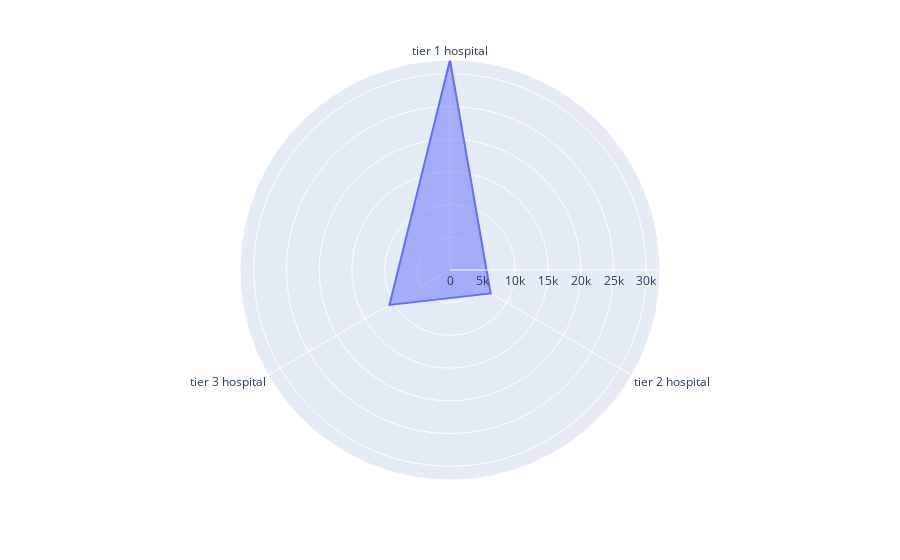

Notebook cell for this chart:
### Code cell
import plotly.express as px
fig = px.line_polar(df, r='r', theta='theta', line_close=True)
fig.update_traces(fill='toself')
fig.show()

### Figure 1 — Plotly figure (JSON) as saved in the notebook; plotly's stock layout.template omitted (floating-point values rounded to 4 significant figures)
{"data": [{"fill": "toself", "hovertemplate": "r=%{r}<br>theta=%{theta}<extra></extra>", "legendgroup": "", "line": {"color": "#636efa", "dash": "solid"}, "marker": {"symbol": "circle"}, "mode": "lines", "name": "", "r": [32100.0, 7169.0, 10680.0, 32100.0], "showlegend": false, "subplot": "polar", "theta": ["tier 1 hospital", "tier 2 hospital", "tier 3 hospital", "tier 1 hospital"], "type": "scatterpolar"}], "layout": {"legend": {"tracegroupgap": 0}, "margin": {"t": 60}, "polar": {"angularaxis": {"direction": "clockwise", "rotation": 90}, "domain": {"x": [0, 1], "y": [0, 1]}}}}
